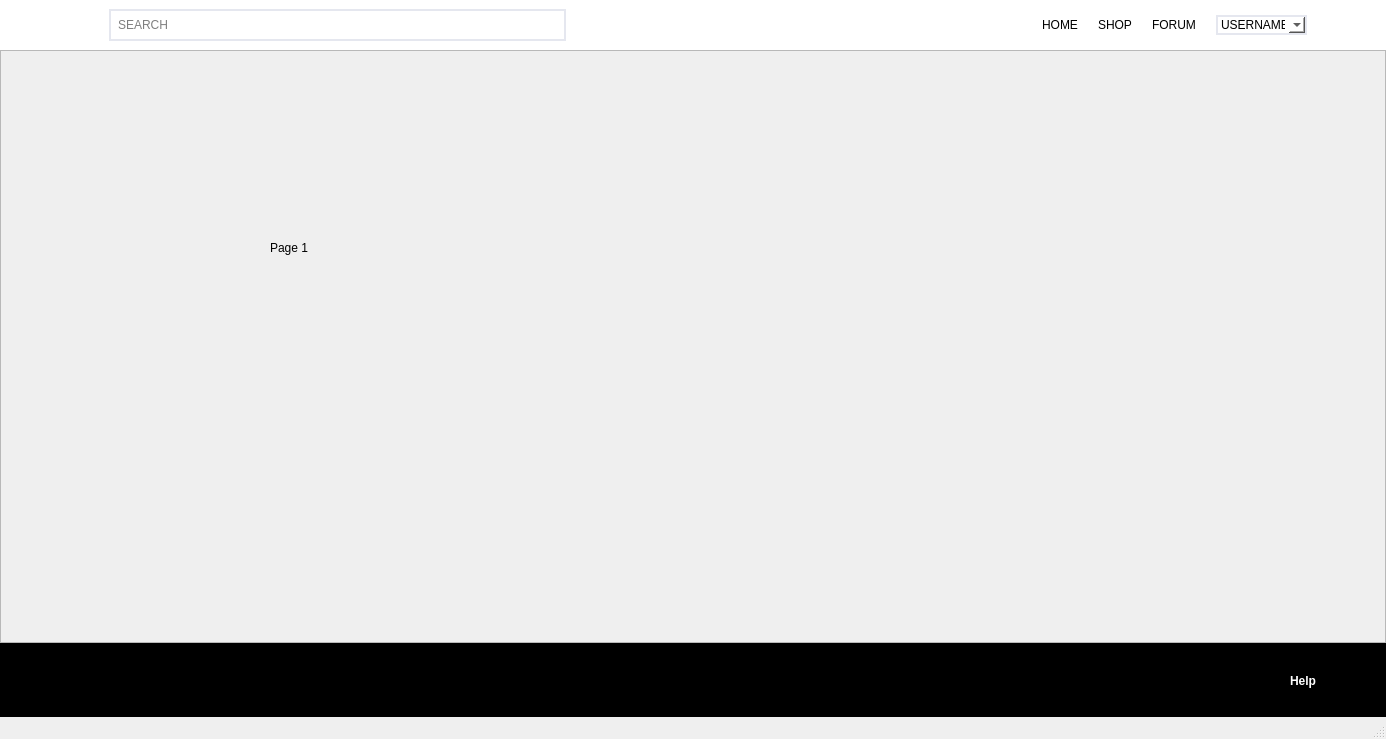
<?xml version="1.0" encoding="UTF-8"?>
<ui version="4.0">
 <class>MainWindow</class>
 <widget class="QMainWindow" name="MainWindow">
  <property name="geometry">
   <rect>
    <x>0</x>
    <y>0</y>
    <width>1386</width>
    <height>739</height>
   </rect>
  </property>
  <property name="windowTitle">
   <string>MainWindow</string>
  </property>
  <widget class="QWidget" name="centralwidget">
   <layout class="QVBoxLayout" name="verticalLayout" stretch="0,8,1">
    <property name="spacing">
     <number>0</number>
    </property>
    <property name="leftMargin">
     <number>0</number>
    </property>
    <property name="topMargin">
     <number>0</number>
    </property>
    <property name="rightMargin">
     <number>0</number>
    </property>
    <property name="bottomMargin">
     <number>0</number>
    </property>
    <item>
     <widget class="QFrame" name="Nav_bar">
      <property name="styleSheet">
       <string notr="true">background-color: rgb(255, 255, 255);
border: none;

</string>
      </property>
      <property name="frameShape">
       <enum>QFrame::StyledPanel</enum>
      </property>
      <property name="frameShadow">
       <enum>QFrame::Raised</enum>
      </property>
      <layout class="QHBoxLayout" name="horizontalLayout" stretch="1,0,0,0,0,0,0,0">
       <property name="spacing">
        <number>20</number>
       </property>
       <item>
        <widget class="QLabel" name="label_3">
         <property name="maximumSize">
          <size>
           <width>80</width>
           <height>20</height>
          </size>
         </property>
         <property name="text">
          <string/>
         </property>
         <property name="pixmap">
          <pixmap resource="resources.qrc">:/images/XPACE_LOGO.png</pixmap>
         </property>
         <property name="scaledContents">
          <bool>true</bool>
         </property>
        </widget>
       </item>
       <item>
        <widget class="QFrame" name="frame_3">
         <property name="styleSheet">
          <string notr="true">border: 2px solid #e5e7ef;</string>
         </property>
         <property name="frameShape">
          <enum>QFrame::StyledPanel</enum>
         </property>
         <property name="frameShadow">
          <enum>QFrame::Raised</enum>
         </property>
         <layout class="QHBoxLayout" name="horizontalLayout_2">
          <property name="spacing">
           <number>0</number>
          </property>
          <property name="leftMargin">
           <number>5</number>
          </property>
          <property name="topMargin">
           <number>5</number>
          </property>
          <property name="rightMargin">
           <number>5</number>
          </property>
          <property name="bottomMargin">
           <number>5</number>
          </property>
          <item>
           <widget class="QLineEdit" name="searchLineEdit">
            <property name="styleSheet">
             <string notr="true">border: none;</string>
            </property>
            <property name="frame">
             <bool>true</bool>
            </property>
            <property name="placeholderText">
             <string>SEARCH</string>
            </property>
           </widget>
          </item>
          <item>
           <widget class="QPushButton" name="searchButton">
            <property name="styleSheet">
             <string notr="true">border:none;</string>
            </property>
            <property name="text">
             <string/>
            </property>
            <property name="icon">
             <iconset>
              <normaloff>search.png</normaloff>search.png</iconset>
            </property>
            <property name="iconSize">
             <size>
              <width>18</width>
              <height>18</height>
             </size>
            </property>
           </widget>
          </item>
         </layout>
        </widget>
       </item>
       <item>
        <spacer name="horizontalSpacer">
         <property name="orientation">
          <enum>Qt::Horizontal</enum>
         </property>
         <property name="sizeType">
          <enum>QSizePolicy::Expanding</enum>
         </property>
         <property name="sizeHint" stdset="0">
          <size>
           <width>40</width>
           <height>20</height>
          </size>
         </property>
        </spacer>
       </item>
       <item>
        <widget class="QPushButton" name="homeButton">
         <property name="font">
          <font>
           <family>Helvetica</family>
          </font>
         </property>
         <property name="styleSheet">
          <string notr="true">QPushButton:hover{
	color: rgb(64,86,255)}</string>
         </property>
         <property name="text">
          <string>HOME</string>
         </property>
        </widget>
       </item>
       <item>
        <widget class="QPushButton" name="shopButton">
         <property name="sizePolicy">
          <sizepolicy hsizetype="Minimum" vsizetype="Fixed">
           <horstretch>0</horstretch>
           <verstretch>0</verstretch>
          </sizepolicy>
         </property>
         <property name="font">
          <font>
           <family>Helvetica</family>
          </font>
         </property>
         <property name="styleSheet">
          <string notr="true">QPushButton:hover{
	color: rgb(64,86,255)}</string>
         </property>
         <property name="text">
          <string>SHOP</string>
         </property>
        </widget>
       </item>
       <item>
        <widget class="QPushButton" name="forumButton">
         <property name="font">
          <font>
           <family>Helvetica</family>
          </font>
         </property>
         <property name="styleSheet">
          <string notr="true">QPushButton:hover{
	color: rgb(64,86,255)}</string>
         </property>
         <property name="text">
          <string>FORUM</string>
         </property>
        </widget>
       </item>
       <item>
        <widget class="QComboBox" name="comboBox">
         <property name="enabled">
          <bool>true</bool>
         </property>
         <property name="font">
          <font>
           <family>Helvetica</family>
           <weight>50</weight>
           <bold>false</bold>
          </font>
         </property>
         <property name="styleSheet">
          <string notr="true">border: 2px solid #e5e7ef;</string>
         </property>
         <item>
          <property name="text">
           <string>USERNAME</string>
          </property>
         </item>
         <item>
          <property name="text">
           <string>Settings</string>
          </property>
         </item>
         <item>
          <property name="text">
           <string>Payment</string>
          </property>
         </item>
         <item>
          <property name="text">
           <string>Log out</string>
          </property>
         </item>
        </widget>
       </item>
       <item>
        <widget class="QFrame" name="cartFrame">
         <property name="toolTip">
          <string/>
         </property>
         <property name="styleSheet">
          <string notr="true"/>
         </property>
         <property name="frameShape">
          <enum>QFrame::StyledPanel</enum>
         </property>
         <property name="frameShadow">
          <enum>QFrame::Raised</enum>
         </property>
         <layout class="QVBoxLayout" name="verticalLayout_2">
          <item>
           <widget class="QPushButton" name="cartButton">
            <property name="toolTip">
             <string>Shopping Cart</string>
            </property>
            <property name="toolTipDuration">
             <number>10</number>
            </property>
            <property name="styleSheet">
             <string notr="true">QPushButton {
	background-color: rbg(130,170,90);
	border:none;
	color: rgb(226,234,216);
	
}

</string>
            </property>
            <property name="text">
             <string/>
            </property>
            <property name="icon">
             <iconset>
              <normaloff>shopping-bag.png</normaloff>shopping-bag.png</iconset>
            </property>
            <property name="iconSize">
             <size>
              <width>19</width>
              <height>19</height>
             </size>
            </property>
            <property name="checkable">
             <bool>true</bool>
            </property>
           </widget>
          </item>
         </layout>
        </widget>
       </item>
      </layout>
     </widget>
    </item>
    <item>
     <widget class="QFrame" name="frame">
      <property name="toolTip">
       <string/>
      </property>
      <property name="toolTipDuration">
       <number>-1</number>
      </property>
      <property name="frameShape">
       <enum>QFrame::StyledPanel</enum>
      </property>
      <property name="frameShadow">
       <enum>QFrame::Raised</enum>
      </property>
      <layout class="QGridLayout" name="gridLayout">
       <item row="0" column="0">
        <widget class="QStackedWidget" name="stackedWidget">
         <property name="currentIndex">
          <number>1</number>
         </property>
         <widget class="QWidget" name="page_3"/>
         <widget class="QWidget" name="page_4">
          <widget class="QLabel" name="label">
           <property name="geometry">
            <rect>
             <x>260</x>
             <y>180</y>
             <width>60</width>
             <height>16</height>
            </rect>
           </property>
           <property name="text">
            <string>Page 1</string>
           </property>
          </widget>
         </widget>
         <widget class="QWidget" name="page_5">
          <widget class="QLabel" name="label_2">
           <property name="geometry">
            <rect>
             <x>350</x>
             <y>210</y>
             <width>60</width>
             <height>16</height>
            </rect>
           </property>
           <property name="text">
            <string>Page 2</string>
           </property>
          </widget>
         </widget>
        </widget>
       </item>
      </layout>
     </widget>
    </item>
    <item>
     <widget class="QFrame" name="frame_2">
      <property name="styleSheet">
       <string notr="true">background-color: rgb(0,0,0);
</string>
      </property>
      <property name="frameShape">
       <enum>QFrame::StyledPanel</enum>
      </property>
      <property name="frameShadow">
       <enum>QFrame::Raised</enum>
      </property>
      <widget class="QLabel" name="instaIcon">
       <property name="geometry">
        <rect>
         <x>40</x>
         <y>23</y>
         <width>21</width>
         <height>21</height>
        </rect>
       </property>
       <property name="sizePolicy">
        <sizepolicy hsizetype="Minimum" vsizetype="Minimum">
         <horstretch>0</horstretch>
         <verstretch>0</verstretch>
        </sizepolicy>
       </property>
       <property name="text">
        <string/>
       </property>
       <property name="pixmap">
        <pixmap>instagram.png</pixmap>
       </property>
       <property name="scaledContents">
        <bool>true</bool>
       </property>
      </widget>
      <widget class="QLabel" name="tweetIcon">
       <property name="geometry">
        <rect>
         <x>90</x>
         <y>26</y>
         <width>21</width>
         <height>21</height>
        </rect>
       </property>
       <property name="sizePolicy">
        <sizepolicy hsizetype="Minimum" vsizetype="Minimum">
         <horstretch>0</horstretch>
         <verstretch>0</verstretch>
        </sizepolicy>
       </property>
       <property name="text">
        <string/>
       </property>
       <property name="pixmap">
        <pixmap>twitter.png</pixmap>
       </property>
       <property name="scaledContents">
        <bool>true</bool>
       </property>
      </widget>
      <widget class="QLabel" name="helpLabel">
       <property name="geometry">
        <rect>
         <x>1290</x>
         <y>30</y>
         <width>41</width>
         <height>16</height>
        </rect>
       </property>
       <property name="font">
        <font>
         <weight>75</weight>
         <bold>true</bold>
        </font>
       </property>
       <property name="styleSheet">
        <string notr="true">color: #FFFFFF;</string>
       </property>
       <property name="text">
        <string>Help</string>
       </property>
      </widget>
      <widget class="QLabel" name="chatIcon">
       <property name="geometry">
        <rect>
         <x>1240</x>
         <y>10</y>
         <width>41</width>
         <height>41</height>
        </rect>
       </property>
       <property name="text">
        <string/>
       </property>
       <property name="pixmap">
        <pixmap>chat.png</pixmap>
       </property>
       <property name="scaledContents">
        <bool>true</bool>
       </property>
      </widget>
     </widget>
    </item>
   </layout>
  </widget>
  <widget class="QMenuBar" name="menubar">
   <property name="geometry">
    <rect>
     <x>0</x>
     <y>0</y>
     <width>1386</width>
     <height>22</height>
    </rect>
   </property>
  </widget>
  <widget class="QStatusBar" name="statusbar"/>
 </widget>
 <resources>
  <include location="resources.qrc"/>
 </resources>
 <connections/>
</ui>
